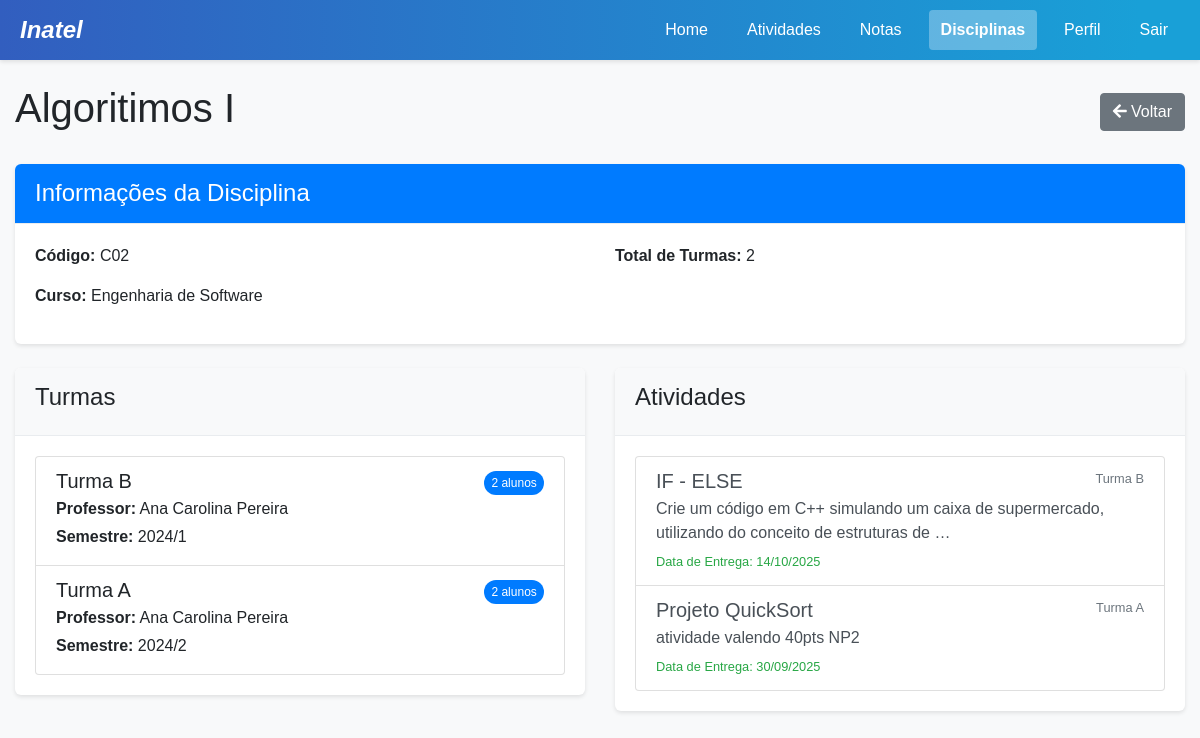
The page /disciplina/1/ (signed in) on the database as committed earlier.
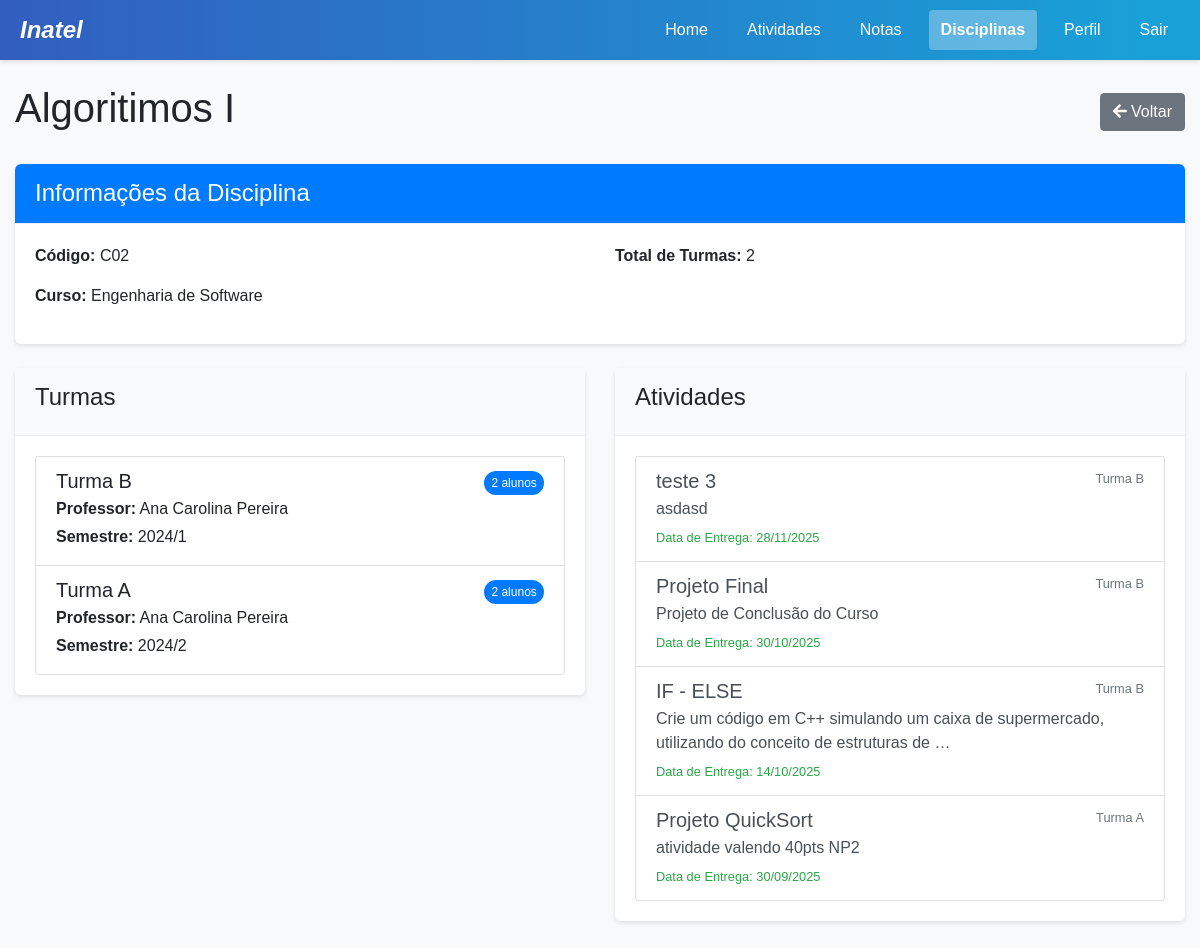
The same page on the database as committed later.
### project/models.py (models this page shows, shortened)
class Turma(models.Model):
    id = models.AutoField(primary_key=True)
    codigo = models.CharField(max_length=20)  # e.g. "A", "B", "C"
    disciplina = models.ForeignKey(Disciplina, on_delete=models.CASCADE, related_name='turmas')
    professor = models.ForeignKey(Professor, on_delete=models.CASCADE, related_name='turmas')
    semestre = models.ForeignKey(Semestre, on_delete=models.CASCADE, related_name='turmas')

class Professor(models.Model):
    idProfessor = models.AutoField(primary_key=True)
    nomeProf = models.CharField(max_length=100)
    emailProf = models.EmailField(unique=True)
    senhaProf = models.CharField(max_length=100)
    reset_token = models.CharField(max_length=100, null=True, blank=True)

class Semestre(models.Model):
    id = models.AutoField(primary_key=True)
    ano = models.IntegerField()
    periodo = models.IntegerField()  # 1 for first semester, 2 for second
    def __str__(self):
        return f"{self.ano}/{self.periodo}"

class Atividade(models.Model):
    id = models.AutoField(primary_key=True)
    titulo = models.CharField(max_length=100)
    descricao = models.TextField()
    dataEntrega = models.DateField()
    turma = models.ForeignKey(Turma, on_delete=models.CASCADE, related_name='atividades')
    competencias = models.ManyToManyField('Competencia', related_name='atividades', blank=True)

### project/views.py (the view)
    def wrapper(request, *args, **kwargs):
        if "user_type" not in request.session or "user_id" not in request.session:
            messages.error(
                request, "Você precisa estar logado para acessar esta página."
            )
            return redirect("login")
        user_type = request.session["user_type"]
        user_id = request.session["user_id"]
        try:
            if user_type == "aluno":
                Aluno.objects.get(idAluno=user_id)
            elif user_type == "professor":
                Professor.objects.get(idProfessor=user_id)
            elif user_type == "coordenador":
                Coordenador.objects.get(id=user_id)
            elif user_type == "admin":
                from .models import Admin
                Admin.objects.get(id=user_id)
            else:
                messages.error(request, "Tipo de usuário não reconhecido.")
                request.session.flush()
                return redirect("login")
        except Exception:
            messages.error(
                request,
                "Sua sessão expirou ou é inválida. Por favor, faça login novamente.",
            )
            request.session.flush()
            return redirect("login")
        return view_func(request, *args, **kwargs)

### project/context_processors.py (called while the page is built)
def user_data(request):
    context = {
        'user_type': request.session.get('user_type'),
        'user_id': request.session.get('user_id'),
        'username': request.session.get('username'),
    }
    if 'user_type' in request.session:
        notificacoes = obter_notificacoes_usuario(request)
        context['notificacoes_nao_lidas'] = notificacoes.filter(lida=False)
        context['notificacoes_count'] = context['notificacoes_nao_lidas'].count()
    return context

### project/utils.py (called while the page is built)
def obter_notificacoes_usuario(request):
    from .models import Notificacao, Aluno, Professor, Coordenador, Admin
    user_type = request.session.get('user_type')
    user_id = request.session.get('user_id')
    if not user_type or not user_id:
        return Notificacao.objects.none()
    if user_type == 'aluno':
        return Notificacao.objects.filter(aluno_id=user_id)
    elif user_type == 'professor':
        return Notificacao.objects.filter(professor_id=user_id)
    elif user_type == 'coordenador':
        return Notificacao.objects.filter(coordenador_id=user_id)
    elif user_type == 'admin':
        return Notificacao.objects.filter(admin_id=user_id)
    return Notificacao.objects.none()

### project/templates/disciplina_detalhe.html (shortened to what the changed rows need)
<!DOCTYPE html>
<html lang="pt-br">
<head>
    {% load static %}
    <link rel="stylesheet" href="https://stackpath.bootstrapcdn.com/bootstrap/4.5.2/css/bootstrap.min.css">
    <link rel="stylesheet" href="{% static 'css/main.css' %}">
    <link rel="stylesheet" href="https://cdnjs.cloudflare.com/ajax/libs/font-awesome/5.15.3/css/all.min.css">
</head>
<body>
    <div class="container mt-4">
        <div class="d-flex justify-content-between align-items-center mb-4">
            <h1>{{ disciplina.nome }}</h1>
        </div>
        <div class="row">
            <div class="col-md-6">
                <div class="card mb-4">
                    <div class="card-body">
                        {% if turmas %}
                            <div class="list-group">
                                {% for turma in turmas %}
                                    <div class="list-group-item">
                                        <div class="d-flex justify-content-between align-items-center">
                                            <h5 class="mb-1">Turma {{ turma.codigo }}</h5>
                                            <span class="badge badge-primary badge-pill">{{ turma.matriculas.count }} alunos</span>
                                        </div>
                                        <p class="mb-1"><strong>Professor:</strong> {{ turma.professor.nomeProf }}</p>
                                        <p class="mb-1"><strong>Semestre:</strong> {{ turma.semestre }}</p>
                                    </div>
                                {% endfor %}
                            </div>
                        {% else %}
                            <div class="alert alert-info">
                                <p>Não há turmas disponíveis para esta disciplina.</p>
                            </div>
                        {% endif %}
                    </div>
                </div>
            </div>
            <div class="col-md-6">
                <div class="card mb-4">
                    <div class="card-body">
                        {% if atividades %}
                            <div class="list-group">
                                {% for atividade in atividades %}
                                    <a href="{% url 'atividade_detalhe' atividade.id %}" class="list-group-item list-group-item-action">
                                        <div class="d-flex w-100 justify-content-between">
                                            <h5 class="mb-1">{{ atividade.titulo }}</h5>
                                            <small class="text-muted">Turma {{ atividade.turma.codigo }}</small>
                                        </div>
                                        <p class="mb-1">{{ atividade.descricao|truncatechars:100 }}</p>
                                        <small class="text-{% if atividade.dataEntrega < today %}danger{% else %}success{% endif %}">
                                            Data de Entrega: {{ atividade.dataEntrega|date:"d/m/Y" }}
                                        </small>
                                    </a>
                                {% endfor %}
                            </div>
                        {% else %}
                            <div class="alert alert-info">
                                <p>Não há atividades cadastradas para esta disciplina.</p>
                            </div>
                        {% endif %}
                    </div>
                </div>
            </div>
        </div>
    </div>
</body>
</html>

Rows that differ between the two databases and show on the page:
added Atividade: titulo "teste 3", turma.codigo "B", descricao "asdasd", dataEntrega "28/11/2025"
added Atividade: titulo "Projeto Final", turma.codigo "B", descricao "Projeto de Conclusão do Curso", dataEntrega "30/10/2025"
